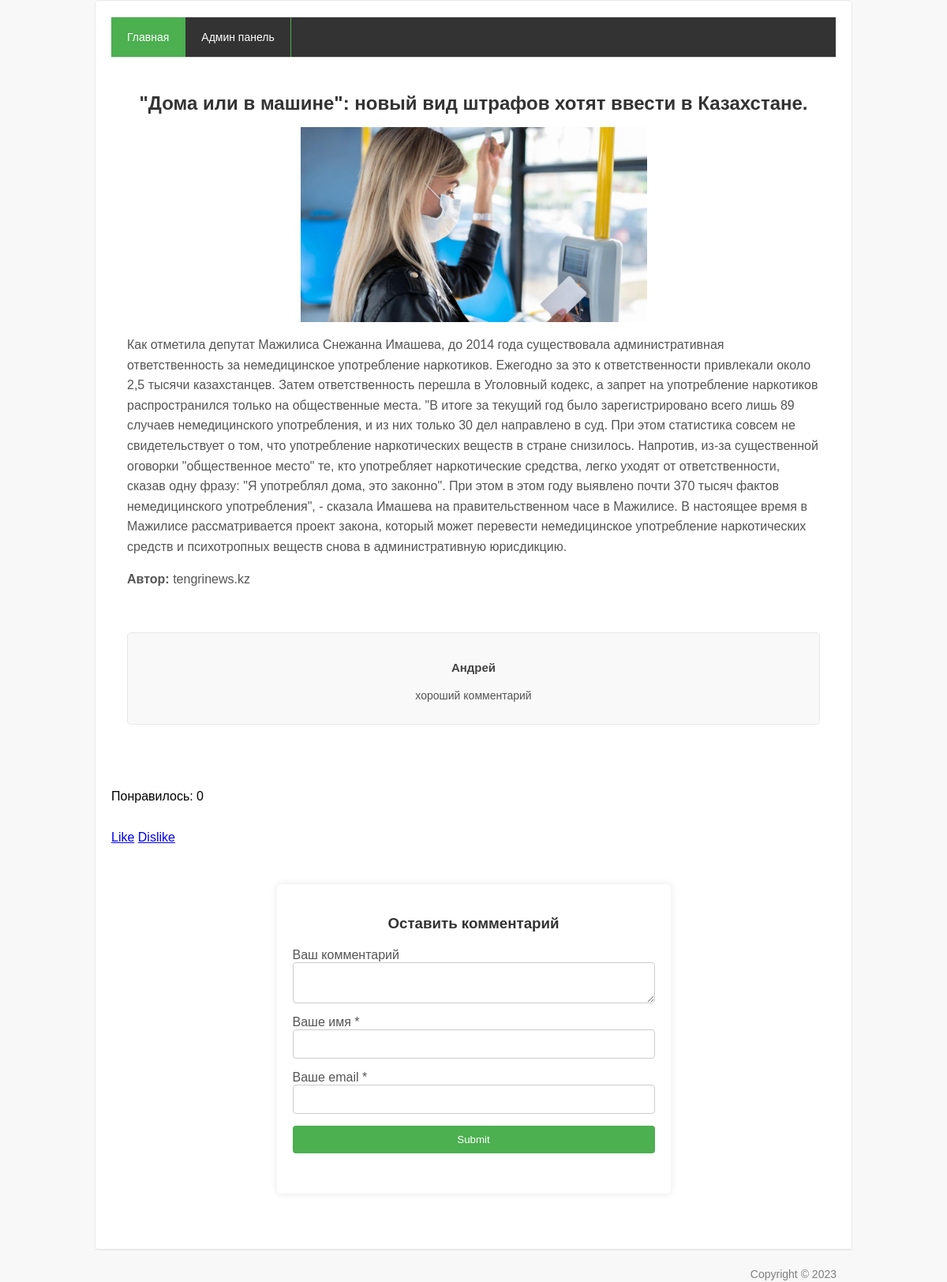
Page /2/ on the committed database.
### blog/models.py (models this page shows, shortened)
class Post(models.Model):        #обращаемся к родительному классу Model, чтобы наследовать настройки
    title = models.CharField('Заголовок записи', max_length=100)
    description = models.TextField('Текст запсии')
    author = models.CharField('Имя автора', max_length=100)
    date = models.DateField('Дата публикации')
    img = models.ImageField('Изображение', upload_to='image/%Y')
    class Meta:                 #Создаем класс для определения различных вещей о модели
        verbose_name = 'Запись'
        verbose_name_plural = 'Записи'

class Comments(models.Model):              #Создаем класс для комментов
    email = models.EmailField()
    name = models.CharField('Имя', max_length=50)
    text_comments = models.TextField('Текст комментария', max_length=2000)
    post = models.ForeignKey(Post, verbose_name='Публикация', on_delete=models.CASCADE)    #Связываем две таблицы
    class Meta:                 #Создаем класс для определения различных вещей о модели
        verbose_name = 'Комментарий'
        verbose_name_plural = 'Комментарии'

### blog/views.py (the view)
# urls.py: path('<int:pk>/', views.PostDetail.as_view()),
class PostDetail(View):
    def get(self, request, pk):             #получаем id конкретной записи
        post = Post.objects.get(id=pk)
        return render(request, 'blog/blog_detail.html', {'post' : post})

### templates/blog/blog_detail.html (shortened to what this page needs)
{% load static %}
<html>
<head>
	<link rel="stylesheet" href="{% static 'css/style.css' %}" type="text/css" media="all">
</head>
<body>
<div class="shell">
	<div class="border">
		<div id="navigation">
			<ul>
			    <li><a href="/" class="active">Главная</a></li>
			    <li><a href="/admin">Админ панель</a></li>
			</ul>
		</div>
		<div id="main">
			<div id="content" class="left">
				<div class="projects">
					<h3>{{ post.title }}</h3>
                  <p align="center">
                    <img src="{{ post.img.url }}" width="50%">
                  </p>
					<div class="item">
						<div class="text left">
							<p>{{ post.description }}</p>
							<p><strong>Автор:</strong>  {{ post.author }}</p>
						</div>
						<div class="cl">&nbsp;</div>
					</div>
				</div>
			</div>
			<div>
				{% for comment in post.comments_set.all %}
				<div class="view_comment">
					<h4>{{ comment.name }}</h4>
					<p>
						{{ comment.text_comments }}
					</p>
				</div>
				{% endfor %}
			</div>
			<div class="cl">&nbsp;</div>
		</div>
		<div>
			<br>
			<p>Понравилось: {{ post.likes_set.all.count }}</p>
			<br>
			<a href="{% url 'add_likes' post.id %}">Like</a>
			<a href="{% url 'del_likes' post.id %}">Dislike</a>
		</div>
		<div class="form-comment">
			<h3>Оставить комментарий</h3>
			<div>
				<form action="{% url 'addcomments' post.id %}" method="post">
					<div>
						<label>Ваш комментарий</label>
						<textarea name="text_comments"></textarea>
					</div>
					<div>
						<label>Ваше имя *</label>
						<input type="text" name="name">
					</div>
					<div>
						<label>Ваше email *</label>
						<input type="email" name="email">
					</div>
					<div><input type="submit"></div>
				</form>
			</div>
		</div>
	</div>
	<div id="footer">
		<p class="copy right">Copyright ©  2023 </p>
	</div>
</div>
</body></html>

### static/css/style.css (style rules this page uses)
body { font-family: Arial, sans-serif; margin: 0; padding: 0; background-color: #f8f8f8; }
.shell { width: 80%; margin: 0 auto; height: 100% }
.border { border: 1px solid #e8e8e8; background: #fff; border-radius: 5px; overflow: hidden; padding: 20px; }
#navigation { background-color: #333; height: 50px; border-top: 1px solid #dbdbdb; border-bottom: 1px solid #dbdbdb; }
#navigation ul { list-style: none; padding: 0; margin: 0; }
#navigation li { float: left; height: 50px; border-right: 1px solid #4caf50; }
#navigation a { display: block; float: left; height: 50px; color: #fff; text-decoration: none; padding: 0 20px; line-height: 50px; font-size: 14px; }
#navigation a.active, #navigation a:hover { background-color: #4caf50; }
#main { padding: 20px; display: flex; flex-direction: column; }
#content { float: left; width: auto; }
.projects h3 { font-size: 24px; color: #333; margin-bottom: 15px; text-align: center; }
.projects .item { margin-bottom: 20px; }
.projects img { max-width: 100%; height: auto; }
.projects p { font-size: 16px; color: #555; line-height: 1.6; }
.cl { clear: both; }
#footer { font-family: Arial, sans-serif; font-size: 14px; line-height: 20px; color: #7f7f7f; padding: 20px; text-align: center; border-top: 1px solid #e8e8e8; }
.right { float: right; }
.copy { margin: 0; }
body { font-family: Arial, sans-serif; background-color: #f8f8f8; margin: 0; }
.form-comment { width: 50%; margin: 50px auto; background-color: #fff; padding: 20px; box-shadow: 0 0 10px rgba(0, 0, 0, 0.1); border-radius: 5px; }
.form-comment h3 { color: #333; text-align: center; margin-bottom: 20px; }
.form-comment form { display: flex; flex-direction: column; }
.form-comment label { margin-bottom: 8px; color: #555; }
.form-comment textarea, .form-comment input { padding: 10px; margin-bottom: 15px; border: 1px solid #ccc; border-radius: 4px; box-sizing: border-box; width: 100%; }
.form-comment input[type="submit"] { background-color: #4caf50; color: white; cursor: pointer; border: none; }
.view_comment { border: 1px solid #e8e8e8; background-color: #f9f9f9; margin: 10px 0; padding: 15px; border-radius: 5px; margin-top: auto; text-align: center; }
.view_comment h4 { font-size: 15px; color: #444; margin-bottom: 16px; }
.view_comment p { font-size: 14px; color: #555; line-height: 1.6; margin-bottom: 10px; }

### rows in the picture
Post: title "\"Дома или в машине\": новый вид штрафов хотят ввести в Казахстане.", img (picture), description "Как отметила депутат Мажилиса Снежанна Имашева, до 2014 года существовала административная ответственность за немедицинское употребление наркотиков. Ежегодно за это к ответственности привлекали около 2,5 тысячи казахстанцев. Затем ответственность перешла в Уголовный кодекс, а запрет на употребление наркотиков распространился только на общественные места. \"В итоге за текущий год было зарегистрировано всего лишь 89 случаев немедицинского употребления, и из них только 30 дел направлено в суд. При этом статистика совсем не свидетельствует о том, что употребление наркотических веществ в стране снизилось. Напротив, из-за существенной оговорки \"общественное место\" те, кто употребляет наркотические…", author "tengrinews.kz", likes_set.all.count "0"
Comments: name "Андрей", text_comments "хороший комментарий"
